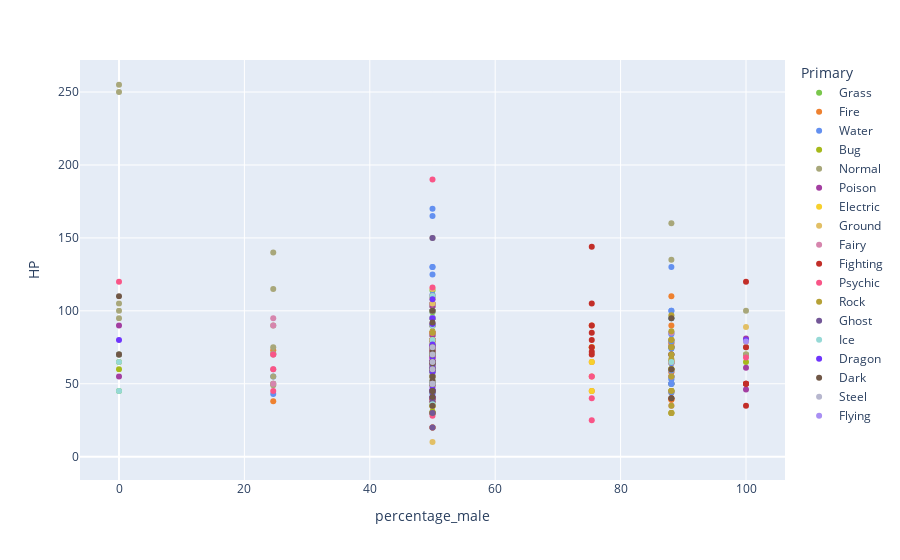

This figure's notebook cell:
### Code cell
fig=px.scatter(pokemon, x='percentage_male', y='HP', color='Primary',
          color_discrete_map=colours, hover_name="Name")

fig.show()
#plt.legend(loc=(1.01,0))
fig.write_html("EDAplots/pmbyHP-scat.html",
              include_plotlyjs='cdn')

### Figure 1 — Plotly figure (JSON) as saved in the notebook; plotly's stock layout.template omitted (floating-point values rounded to 4 significant figures)
{"data": [{"hovertemplate": "<b>%{hovertext}</b><br><br>Primary=Grass<br>percentage_male=%{x}<br>HP=%{y}<extra></extra>", "hovertext": ["Bulbasaur", "Ivysaur", "Venusaur", "Oddish", "Gloom", "Vileplume", "Bellsprout", "Weepinbell", "Victreebel", "Exeggcute", "Exeggutor", "Tangela", "Chikorita", "Bayleef", "Meganium", "Bellossom", "Hoppip", "Skiploom", "Jumpluff", "Sunkern", "Sunflora", "Treecko", "Grovyle", "Sceptile", "Seedot", "Nuzleaf", "Shiftry", "Shroomish", "Breloom", "Roselia", "Cacnea", "Cacturne", "Tropius", "Turtwig", "Grotle", "Torterra", "Budew", "Roserade", "Cherubi", "Cherrim", "Carnivine", "Snover", "Abomasnow", "Tangrowth", "Leafeon", "Shaymin", "Snivy", "Servine", "Serperior", "Pansage", "Simisage", "Cottonee", "Whimsicott", "Petilil", "Lilligant", "Maractus", "Foongus", "Amoonguss", "Ferroseed", "Ferrothorn", "Virizion"], "legendgroup": "Grass", "marker": {"color": "#7AC74C", "symbol": "circle"}, "mode": "markers", "name": "Grass", "orientation": "v", "showlegend": true, "type": "scatter", "x": [88.1, 88.1, 88.1, 50, 50, 50, 50, 50, 50, 50, 50, 50, 88.1, 88.1, 88.1, 50, 50, 50, 50, 50, 50, 88.1, 88.1, 88.1, 50, 50, 50, 50, 50, 50, 50, 50, 50, 88.1, 88.1, 88.1, 50, 50, 50, 50, 50, 50, 50, 50, 88.1, null, 88.1, 88.1, 88.1, 88.1, 88.1, 50, 50, 0, 0, 50, 50, 50, 50, 50, null], "xaxis": "x", "y": [45, 60, 80, 45, 60, 75, 50, 65, 80, 60, 95, 65, 45, 60, 80, 75, 35, 55, 75, 30, 75, 40, 50, 70, 40, 70, 90, 60, 60, 50, 50, 70, 99, 55, 75, 95, 40, 60, 45, 70, 74, 60, 90, 100, 65, 100, 45, 60, 75, 50, 75, 40, 60, 45, 70, 75, 69, 114, 44, 74, 91], "yaxis": "y"}, {"hovertemplate": "<b>%{hovertext}</b><br><br>Primary=Fire<br>percentage_male=%{x}<br>HP=%{y}<extra></extra>", "hovertext": ["Charmander", "Charmeleon", "Charizard", "Vulpix", "Ninetales", "Growlithe", "Arcanine", "Ponyta", "Rapidash", "Magmar", "Flareon", "Moltres", "Cyndaquil", "Quilava", "Typhlosion", "Slugma", "Magcargo", "Magby", "Entei", "Ho-Oh", "Torchic", "Combusken", "Blaziken", "Numel", "Camerupt", "Torkoal", "Chimchar", "Monferno", "Infernape", "Magmortar", "Heatran", "Tepig", "Pignite", "Emboar", "Pansear", "Simisear", "Darumaka", "Darmanitan", "Heatmor"], "legendgroup": "Fire", "marker": {"color": "#EE8130", "symbol": "circle"}, "mode": "markers", "name": "Fire", "orientation": "v", "showlegend": true, "type": "scatter", "x": [88.1, 88.1, 88.1, 24.6, 24.6, 75.4, 75.4, 50, 50, 75.4, 88.1, null, 88.1, 88.1, 88.1, 50, 50, 75.4, null, null, 88.1, 88.1, 88.1, 50, 50, 50, 88.1, 88.1, 88.1, 75.4, 50, 88.1, 88.1, 88.1, 88.1, 88.1, 50, 50, 50], "xaxis": "x", "y": [39, 58, 78, 38, 73, 55, 90, 50, 65, 65, 65, 90, 39, 58, 78, 40, 50, 45, 115, 106, 45, 60, 80, 60, 70, 70, 44, 64, 76, 75, 91, 65, 90, 110, 50, 75, 70, 105, 85], "yaxis": "y"}, {"hovertemplate": "<b>%{hovertext}</b><br><br>Primary=Water<br>percentage_male=%{x}<br>HP=%{y}<extra></extra>", "hovertext": ["Squirtle", "Wartortle", "Blastoise", "Psyduck", "Golduck", "Poliwag", "Poliwhirl", "Poliwrath", "Tentacool", "Tentacruel", "Slowpoke", "Slowbro", "Seel", "Dewgong", "Shellder", "Cloyster", "Krabby", "Kingler", "Horsea", "Seadra", "Goldeen", "Seaking", "Staryu", "Starmie", "Magikarp", "Gyarados", "Lapras", "Vaporeon", "Totodile", "Croconaw", "Feraligatr", "Chinchou", "Lanturn", "Marill", "Azumarill", "Politoed", "Wooper", "Quagsire", "Slowking", "Qwilfish", "Corsola", "Remoraid", "Octillery", "Mantine", "Kingdra", "Suicune", "Mudkip", "Marshtomp", "Swampert", "Lotad", "Lombre", "Ludicolo", "Wingull", "Pelipper", "Carvanha", "Sharpedo", "Wailmer", "Wailord", "Barboach", "Whiscash", "Corphish", "Crawdaunt", "Feebas", "Milotic", "Clamperl", "Huntail", "Gorebyss", "Relicanth", "Luvdisc", "Kyogre", "Piplup", "Prinplup", "Empoleon", "Buizel", "Floatzel", "Shellos", "Gastrodon", "Finneon", "Lumineon", "Mantyke", "Palkia", "Phione", "Manaphy", "Oshawott", "Dewott", "Samurott", "Panpour", "Simipour", "Tympole", "Palpitoad", "Seismitoad", "Basculin", "Tirtouga", "Carracosta", "Ducklett", "Swanna", "Frillish", "Jellicent", "Alomomola", "Keldeo"], "legendgroup": "Water", "marker": {"color": "#6390F0", "symbol": "circle"}, "mode": "markers", "name": "Water", "orientation": "v", "showlegend": true, "type": "scatter", "x": [88.1, 88.1, 88.1, 50, 50, 50, 50, 50, 50, 50, 50, 50, 50, 50, 50, 50, 50, 50, 50, 50, 50, 50, null, null, 50, 50, 50, 88.1, 88.1, 88.1, 88.1, 50, 50, 50, 50, 50, 50, 50, 50, 50, 24.6, 50, 50, 50, 50, null, 88.1, 88.1, 88.1, 50, 50, 50, 50, 50, 50, 50, 50, 50, 50, 50, 50, 50, 50, 50, 50, 50, 50, 88.1, 24.6, null, 88.1, 88.1, 88.1, 50, 50, 50, 50, 50, 50, 50, null, null, null, 88.1, 88.1, 88.1, 88.1, 88.1, 50, 50, 50, 50, 88.1, 88.1, 50, 50, 50, 50, 50, null], "xaxis": "x", "y": [44, 59, 79, 50, 80, 40, 65, 90, 40, 80, 90, 95, 65, 90, 30, 50, 30, 55, 30, 55, 45, 80, 30, 60, 20, 95, 130, 130, 50, 65, 85, 75, 125, 70, 100, 90, 55, 95, 95, 65, 55, 35, 75, 65, 75, 100, 50, 70, 100, 40, 60, 80, 40, 60, 45, 70, 130, 170, 50, 110, 43, 63, 20, 95, 35, 55, 55, 100, 43, 100, 53, 64, 84, 55, 85, 76, 111, 49, 69, 45, 90, 80, 100, 55, 75, 95, 50, 75, 50, 75, 105, 70, 54, 74, 62, 75, 55, 100, 165, 91], "yaxis": "y"}, {"hovertemplate": "<b>%{hovertext}</b><br><br>Primary=Bug<br>percentage_male=%{x}<br>HP=%{y}<extra></extra>", "hovertext": ["Caterpie", "Metapod", "Butterfree", "Weedle", "Kakuna", "Beedrill", "Paras", "Parasect", "Venonat", "Venomoth", "Scyther", "Pinsir", "Ledyba", "Ledian", "Spinarak", "Ariados", "Yanma", "Pineco", "Forretress", "Scizor", "Shuckle", "Heracross", "Wurmple", "Silcoon", "Beautifly", "Cascoon", "Dustox", "Surskit", "Masquerain", "Nincada", "Ninjask", "Shedinja", "Volbeat", "Illumise", "Kricketot", "Kricketune", "Burmy", "Wormadam", "Mothim", "Combee", "Vespiquen", "Yanmega", "Sewaddle", "Swadloon", "Leavanny", "Venipede", "Whirlipede", "Scolipede", "Dwebble", "Crustle", "Karrablast", "Escavalier", "Joltik", "Galvantula", "Shelmet", "Accelgor", "Durant", "Larvesta", "Volcarona", "Genesect"], "legendgroup": "Bug", "marker": {"color": "#A6B91A", "symbol": "circle"}, "mode": "markers", "name": "Bug", "orientation": "v", "showlegend": true, "type": "scatter", "x": [50, 50, 50, 50, 50, 50, 50, 50, 50, 50, 50, 50, 50, 50, 50, 50, 50, 50, 50, 50, 50, 50, 50, 50, 50, 50, 50, 50, 50, 50, 50, null, 100, 0, 50, 50, 50, 0, 100, 88.1, 0, 50, 50, 50, 50, 50, 50, 50, 50, 50, 50, 50, 50, 50, 50, 50, 50, 50, 50, null], "xaxis": "x", "y": [45, 50, 60, 40, 45, 65, 35, 60, 60, 70, 70, 65, 40, 55, 40, 70, 65, 50, 75, 70, 20, 80, 45, 50, 60, 50, 60, 40, 70, 31, 61, 1, 65, 65, 37, 77, 40, 60, 70, 30, 70, 86, 45, 55, 75, 30, 40, 60, 50, 70, 50, 70, 50, 70, 50, 80, 58, 55, 85, 71], "yaxis": "y"}, {"hovertemplate": "<b>%{hovertext}</b><br><br>Primary=Normal<br>percentage_male=%{x}<br>HP=%{y}<extra></extra>", "hovertext": ["Pidgey", "Pidgeotto", "Pidgeot", "Rattata", "Raticate", "Spearow", "Fearow", "Jigglypuff", "Wigglytuff", "Meowth", "Persian", "Farfetch'd", "Doduo", "Dodrio", "Lickitung", "Chansey", "Kangaskhan", "Tauros", "Ditto", "Eevee", "Porygon", "Snorlax", "Sentret", "Furret", "Hoothoot", "Noctowl", "Igglybuff", "Aipom", "Girafarig", "Dunsparce", "Teddiursa", "Ursaring", "Porygon2", "Stantler", "Smeargle", "Miltank", "Blissey", "Zigzagoon", "Linoone", "Taillow", "Swellow", "Slakoth", "Vigoroth", "Slaking", "Whismur", "Loudred", "Exploud", "Azurill", "Skitty", "Delcatty", "Spinda", "Swablu", "Zangoose", "Castform", "Kecleon", "Starly", "Staravia", "Staraptor", "Bidoof", "Bibarel", "Ambipom", "Buneary", "Lopunny", "Glameow", "Purugly", "Happiny", "Chatot", "Munchlax", "Lickilicky", "Porygon-Z", "Regigigas", "Arceus", "Patrat", "Watchog", "Lillipup", "Herdier", "Stoutland", "Pidove", "Tranquill", "Unfezant", "Audino", "Minccino", "Cinccino", "Deerling", "Sawsbuck", "Bouffalant", "Rufflet", "Braviary", "Meloetta"], "legendgroup": "Normal", "marker": {"color": "#A8A77A", "symbol": "circle"}, "mode": "markers", "name": "Normal", "orientation": "v", "showlegend": true, "type": "scatter", "x": [50, 50, 50, 50, 50, 50, 50, 24.6, 24.6, 50, 50, 50, 50, 50, 50, 0, 0, 100, null, 88.1, null, 88.1, 50, 50, 50, 50, 24.6, 50, 50, 50, 50, 50, null, 50, 50, 0, 0, 50, 50, 50, 50, 50, 50, 50, 50, 50, 50, 24.6, 24.6, 24.6, 50, 50, 50, 50, 50, 50, 50, 50, 50, 50, 50, 50, 50, 24.6, 24.6, 0, 50, 88.1, 50, null, null, null, 50, 50, 50, 50, 50, 50, 50, 50, 50, 24.6, 24.6, 50, 50, 50, 100, 100, null], "xaxis": "x", "y": [40, 63, 83, 30, 55, 40, 65, 115, 140, 40, 65, 52, 35, 60, 90, 250, 105, 75, 48, 55, 65, 160, 35, 85, 60, 100, 90, 55, 70, 100, 60, 90, 85, 73, 55, 95, 255, 38, 78, 40, 60, 60, 80, 150, 64, 84, 104, 50, 50, 70, 60, 45, 73, 70, 60, 40, 55, 85, 59, 79, 75, 55, 65, 49, 71, 100, 76, 135, 110, 85, 110, 120, 45, 60, 45, 65, 85, 50, 62, 80, 103, 55, 75, 60, 80, 95, 70, 100, 100], "yaxis": "y"}, {"hovertemplate": "<b>%{hovertext}</b><br><br>Primary=Poison<br>percentage_male=%{x}<br>HP=%{y}<extra></extra>", "hovertext": ["Ekans", "Arbok", "Nidoran♀", "Nidorina", "Nidoqueen", "Nidoran♂", "Nidorino", "Nidoking", "Zubat", "Golbat", "Grimer", "Muk", "Koffing", "Weezing", "Crobat", "Gulpin", "Swalot", "Seviper", "Stunky", "Skuntank", "Skorupi", "Drapion", "Croagunk", "Toxicroak", "Trubbish", "Garbodor"], "legendgroup": "Poison", "marker": {"color": "#A33EA1", "symbol": "circle"}, "mode": "markers", "name": "Poison", "orientation": "v", "showlegend": true, "type": "scatter", "x": [50, 50, 0, 0, 0, 100, 100, 100, 50, 50, 50, 50, 50, 50, 50, 50, 50, 50, 50, 50, 50, 50, 50, 50, 50, 50], "xaxis": "x", "y": [35, 60, 55, 70, 90, 46, 61, 81, 40, 75, 80, 105, 40, 65, 85, 70, 100, 73, 63, 103, 40, 70, 48, 83, 50, 80], "yaxis": "y"}, {"hovertemplate": "<b>%{hovertext}</b><br><br>Primary=Electric<br>percentage_male=%{x}<br>HP=%{y}<extra></extra>", "hovertext": ["Pikachu", "Raichu", "Magnemite", "Magneton", "Voltorb", "Electrode", "Electabuzz", "Jolteon", "Zapdos", "Pichu", "Mareep", "Flaaffy", "Ampharos", "Elekid", "Raikou", "Electrike", "Manectric", "Plusle", "Minun", "Shinx", "Luxio", "Luxray", "Pachirisu", "Magnezone", "Electivire", "Rotom", "Blitzle", "Zebstrika", "Emolga", "Tynamo", "Eelektrik", "Eelektross", "Thundurus"], "legendgroup": "Electric", "marker": {"color": "#F7D02C", "symbol": "circle"}, "mode": "markers", "name": "Electric", "orientation": "v", "showlegend": true, "type": "scatter", "x": [50, 50, null, null, null, null, 75.4, 88.1, null, 50, 50, 50, 50, 75.4, null, 50, 50, 50, 50, 50, 50, 50, 50, null, 75.4, null, 50, 50, 50, 50, 50, 50, 100], "xaxis": "x", "y": [35, 60, 25, 50, 40, 60, 65, 65, 90, 20, 55, 70, 90, 45, 90, 40, 70, 60, 60, 45, 60, 80, 60, 70, 75, 50, 45, 75, 55, 35, 65, 85, 79], "yaxis": "y"}, {"hovertemplate": "<b>%{hovertext}</b><br><br>Primary=Ground<br>percentage_male=%{x}<br>HP=%{y}<extra></extra>", "hovertext": ["Sandshrew", "Sandslash", "Diglett", "Dugtrio", "Cubone", "Marowak", "Rhyhorn", "Rhydon", "Gligar", "Phanpy", "Donphan", "Trapinch", "Vibrava", "Flygon", "Baltoy", "Claydol", "Groudon", "Hippopotas", "Hippowdon", "Rhyperior", "Gliscor", "Drilbur", "Excadrill", "Sandile", "Krokorok", "Krookodile", "Stunfisk", "Golett", "Golurk", "Landorus"], "legendgroup": "Ground", "marker": {"color": "#E2BF65", "symbol": "circle"}, "mode": "markers", "name": "Ground", "orientation": "v", "showlegend": true, "type": "scatter", "x": [50, 50, 50, 50, 50, 50, 50, 50, 50, 50, 50, 50, 50, 50, null, null, null, 50, 50, 50, 50, 50, 50, 50, 50, 50, 50, null, null, 100], "xaxis": "x", "y": [50, 75, 10, 35, 50, 60, 80, 105, 65, 90, 90, 45, 50, 80, 40, 60, 100, 68, 108, 115, 75, 60, 110, 50, 60, 95, 109, 59, 89, 89], "yaxis": "y"}, {"hovertemplate": "<b>%{hovertext}</b><br><br>Primary=Fairy<br>percentage_male=%{x}<br>HP=%{y}<extra></extra>", "hovertext": ["Clefairy", "Clefable", "Cleffa", "Togepi", "Togetic", "Snubbull", "Granbull", "Togekiss"], "legendgroup": "Fairy", "marker": {"color": "#D685AD", "symbol": "circle"}, "mode": "markers", "name": "Fairy", "orientation": "v", "showlegend": true, "type": "scatter", "x": [24.6, 24.6, 24.6, 88.1, 88.1, 24.6, 24.6, 88.1], "xaxis": "x", "y": [70, 95, 50, 35, 55, 60, 90, 85], "yaxis": "y"}, {"hovertemplate": "<b>%{hovertext}</b><br><br>Primary=Fighting<br>percentage_male=%{x}<br>HP=%{y}<extra></extra>", "hovertext": ["Mankey", "Primeape", "Machop", "Machoke", "Machamp", "Hitmonlee", "Hitmonchan", "Tyrogue", "Hitmontop", "Makuhita", "Hariyama", "Meditite", "Medicham", "Riolu", "Lucario", "Timburr", "Gurdurr", "Conkeldurr", "Throh", "Sawk", "Mienfoo", "Mienshao"], "legendgroup": "Fighting", "marker": {"color": "#C22E28", "symbol": "circle"}, "mode": "markers", "name": "Fighting", "orientation": "v", "showlegend": true, "type": "scatter", "x": [50, 50, 75.4, 75.4, 75.4, 100, 100, 100, 100, 75.4, 75.4, 50, 50, 88.1, 88.1, 75.4, 75.4, 75.4, 100, 100, 50, 50], "xaxis": "x", "y": [40, 65, 70, 80, 90, 50, 50, 35, 50, 72, 144, 30, 60, 40, 70, 75, 85, 105, 120, 75, 45, 65], "yaxis": "y"}, {"hovertemplate": "<b>%{hovertext}</b><br><br>Primary=Psychic<br>percentage_male=%{x}<br>HP=%{y}<extra></extra>", "hovertext": ["Abra", "Kadabra", "Alakazam", "Drowzee", "Hypno", "Mr.", "Mewtwo", "Mew", "Natu", "Xatu", "Espeon", "Unown", "Wobbuffet", "Lugia", "Celebi", "Ralts", "Kirlia", "Gardevoir", "Spoink", "Grumpig", "Chimecho", "Wynaut", "Deoxys", "Chingling", "Mime", "Gallade", "Uxie", "Mesprit", "Azelf", "Cresselia", "Victini", "Munna", "Musharna", "Woobat", "Swoobat", "Sigilyph", "Gothita", "Gothorita", "Gothitelle", "Solosis", "Duosion", "Reuniclus", "Elgyem", "Beheeyem"], "legendgroup": "Psychic", "marker": {"color": "#F95587", "symbol": "circle"}, "mode": "markers", "name": "Psychic", "orientation": "v", "showlegend": true, "type": "scatter", "x": [75.4, 75.4, 75.4, 50, 50, 50, null, null, 50, 50, 88.1, null, 50, null, null, 50, 50, 50, 50, 50, 50, 50, null, 50, 50, 100, null, null, null, 0, null, 50, 50, 50, 50, 50, 24.6, 24.6, 24.6, 50, 50, 50, 50, 50], "xaxis": "x", "y": [25, 40, 55, 60, 85, 40, 106, 100, 40, 65, 65, 48, 190, 106, 100, 28, 38, 68, 60, 80, 65, 95, 50, 45, 20, 68, 75, 80, 75, 120, 100, 76, 116, 55, 67, 72, 45, 60, 70, 45, 65, 110, 55, 75], "yaxis": "y"}, {"hovertemplate": "<b>%{hovertext}</b><br><br>Primary=Rock<br>percentage_male=%{x}<br>HP=%{y}<extra></extra>", "hovertext": ["Geodude", "Graveler", "Golem", "Onix", "Omanyte", "Omastar", "Kabuto", "Kabutops", "Aerodactyl", "Sudowoodo", "Larvitar", "Pupitar", "Tyranitar", "Nosepass", "Lunatone", "Solrock", "Lileep", "Cradily", "Anorith", "Armaldo", "Regirock", "Cranidos", "Rampardos", "Shieldon", "Bastiodon", "Bonsly", "Probopass", "Roggenrola", "Boldore", "Gigalith", "Archen", "Archeops", "Terrakion"], "legendgroup": "Rock", "marker": {"color": "#B6A136", "symbol": "circle"}, "mode": "markers", "name": "Rock", "orientation": "v", "showlegend": true, "type": "scatter", "x": [50, 50, 50, 50, 88.1, 88.1, 88.1, 88.1, 88.1, 50, 50, 50, 50, 50, null, null, 88.1, 88.1, 88.1, 88.1, null, 88.1, 88.1, 88.1, 88.1, 50, 50, 50, 50, 50, 88.1, 88.1, null], "xaxis": "x", "y": [40, 55, 80, 35, 35, 70, 30, 60, 80, 70, 50, 70, 100, 30, 70, 70, 66, 86, 45, 75, 80, 67, 97, 30, 60, 50, 60, 55, 70, 85, 55, 75, 91], "yaxis": "y"}, {"hovertemplate": "<b>%{hovertext}</b><br><br>Primary=Ghost<br>percentage_male=%{x}<br>HP=%{y}<extra></extra>", "hovertext": ["Gastly", "Haunter", "Gengar", "Misdreavus", "Shuppet", "Banette", "Duskull", "Dusclops", "Drifloon", "Drifblim", "Mismagius", "Spiritomb", "Dusknoir", "Giratina", "Yamask", "Cofagrigus", "Litwick", "Lampent", "Chandelure"], "legendgroup": "Ghost", "marker": {"color": "#735797", "symbol": "circle"}, "mode": "markers", "name": "Ghost", "orientation": "v", "showlegend": true, "type": "scatter", "x": [50, 50, 50, 50, 50, 50, 50, 50, 50, 50, 50, 50, 50, null, 50, 50, 50, 50, 50], "xaxis": "x", "y": [30, 45, 60, 60, 44, 64, 20, 40, 90, 150, 60, 50, 45, 150, 38, 58, 50, 60, 60], "yaxis": "y"}, {"hovertemplate": "<b>%{hovertext}</b><br><br>Primary=Ice<br>percentage_male=%{x}<br>HP=%{y}<extra></extra>", "hovertext": ["Jynx", "Articuno", "Swinub", "Piloswine", "Delibird", "Smoochum", "Snorunt", "Glalie", "Spheal", "Sealeo", "Walrein", "Regice", "Glaceon", "Mamoswine", "Froslass", "Vanillite", "Vanillish", "Vanilluxe", "Cubchoo", "Beartic", "Cryogonal"], "legendgroup": "Ice", "marker": {"color": "#96D9D6", "symbol": "circle"}, "mode": "markers", "name": "Ice", "orientation": "v", "showlegend": true, "type": "scatter", "x": [0, null, 50, 50, 50, 0, 50, 50, 50, 50, 50, null, 88.1, 50, 0, 50, 50, 50, 50, 50, null], "xaxis": "x", "y": [65, 90, 50, 100, 45, 45, 50, 80, 70, 90, 110, 80, 65, 110, 70, 36, 51, 71, 55, 95, 70], "yaxis": "y"}, {"hovertemplate": "<b>%{hovertext}</b><br><br>Primary=Dragon<br>percentage_male=%{x}<br>HP=%{y}<extra></extra>", "hovertext": ["Dratini", "Dragonair", "Dragonite", "Altaria", "Bagon", "Shelgon", "Salamence", "Latias", "Latios", "Rayquaza", "Gible", "Gabite", "Garchomp", "Axew", "Fraxure", "Haxorus", "Druddigon", "Reshiram", "Zekrom", "Kyurem"], "legendgroup": "Dragon", "marker": {"color": "#6F35FC", "symbol": "circle"}, "mode": "markers", "name": "Dragon", "orientation": "v", "showlegend": true, "type": "scatter", "x": [50, 50, 50, 50, 50, 50, 50, 0, 100, null, 50, 50, 50, 50, 50, 50, 50, null, null, null], "xaxis": "x", "y": [41, 61, 91, 75, 45, 65, 95, 80, 80, 105, 58, 68, 108, 46, 66, 76, 77, 100, 100, 125], "yaxis": "y"}, {"hovertemplate": "<b>%{hovertext}</b><br><br>Primary=Dark<br>percentage_male=%{x}<br>HP=%{y}<extra></extra>", "hovertext": ["Umbreon", "Murkrow", "Sneasel", "Houndour", "Houndoom", "Poochyena", "Mightyena", "Sableye", "Absol", "Honchkrow", "Weavile", "Darkrai", "Purrloin", "Liepard", "Scraggy", "Scrafty", "Zorua", "Zoroark", "Pawniard", "Bisharp", "Vullaby", "Mandibuzz", "Deino", "Zweilous", "Hydreigon"], "legendgroup": "Dark", "marker": {"color": "#705746", "symbol": "circle"}, "mode": "markers", "name": "Dark", "orientation": "v", "showlegend": true, "type": "scatter", "x": [88.1, 50, 50, 50, 50, 50, 50, 50, 50, 50, 50, null, 50, 50, 50, 50, 88.1, 88.1, 50, 50, 0, 0, 50, 50, 50], "xaxis": "x", "y": [95, 60, 55, 45, 75, 35, 70, 50, 65, 100, 70, 70, 41, 64, 50, 65, 40, 60, 45, 65, 70, 110, 52, 72, 92], "yaxis": "y"}, {"hovertemplate": "<b>%{hovertext}</b><br><br>Primary=Steel<br>percentage_male=%{x}<br>HP=%{y}<extra></extra>", "hovertext": ["Steelix", "Skarmory", "Mawile", "Aron", "Lairon", "Aggron", "Beldum", "Metang", "Metagross", "Registeel", "Jirachi", "Bronzor", "Bronzong", "Dialga", "Klink", "Klang", "Klinklang", "Cobalion"], "legendgroup": "Steel", "marker": {"color": "#B7B7CE", "symbol": "circle"}, "mode": "markers", "name": "Steel", "orientation": "v", "showlegend": true, "type": "scatter", "x": [50, 50, 50, 50, 50, 50, null, null, null, null, null, null, null, null, null, null, null, null], "xaxis": "x", "y": [75, 65, 50, 50, 60, 70, 40, 60, 80, 80, 100, 57, 67, 100, 40, 60, 60, 91], "yaxis": "y"}, {"hovertemplate": "<b>%{hovertext}</b><br><br>Primary=Flying<br>percentage_male=%{x}<br>HP=%{y}<extra></extra>", "hovertext": ["Tornadus"], "legendgroup": "Flying", "marker": {"color": "#A98FF3", "symbol": "circle"}, "mode": "markers", "name": "Flying", "orientation": "v", "showlegend": true, "type": "scatter", "x": [100], "xaxis": "x", "y": [79], "yaxis": "y"}], "layout": {"legend": {"title": {"text": "Primary"}, "tracegroupgap": 0}, "margin": {"t": 60}, "xaxis": {"anchor": "y", "domain": [0, 1], "title": {"text": "percentage_male"}}, "yaxis": {"anchor": "x", "domain": [0, 1], "title": {"text": "HP"}}}}
